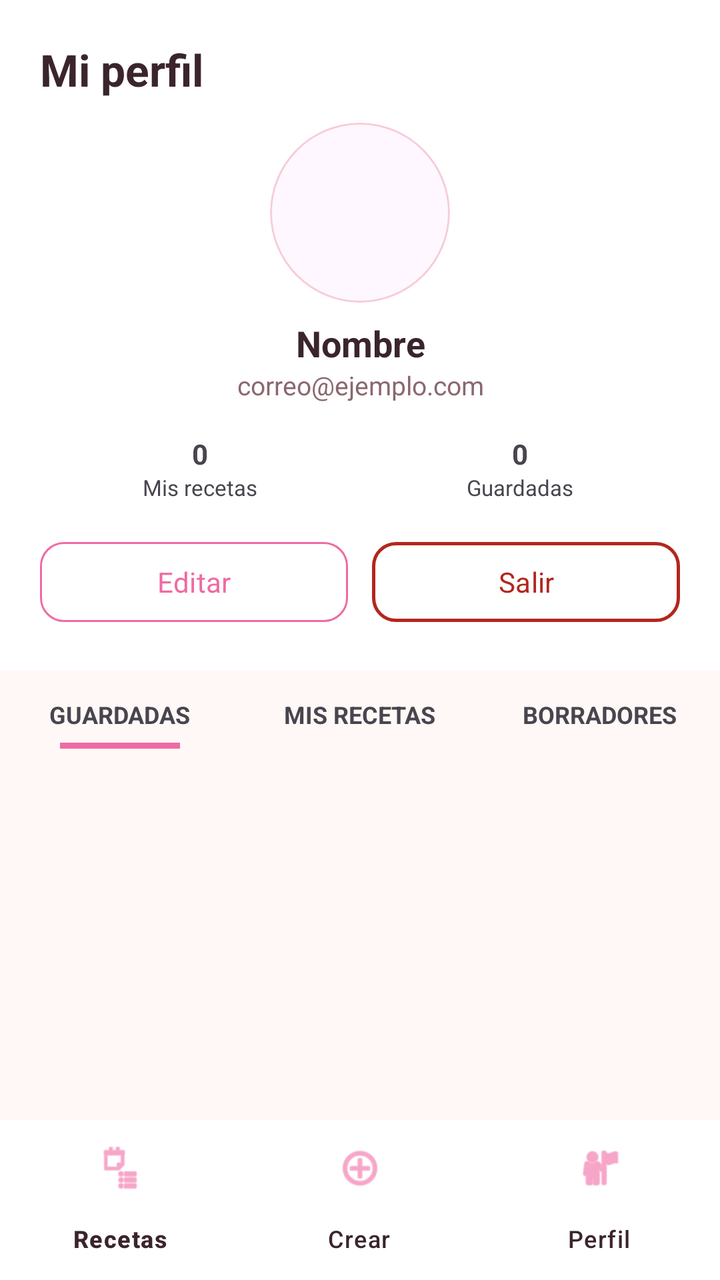
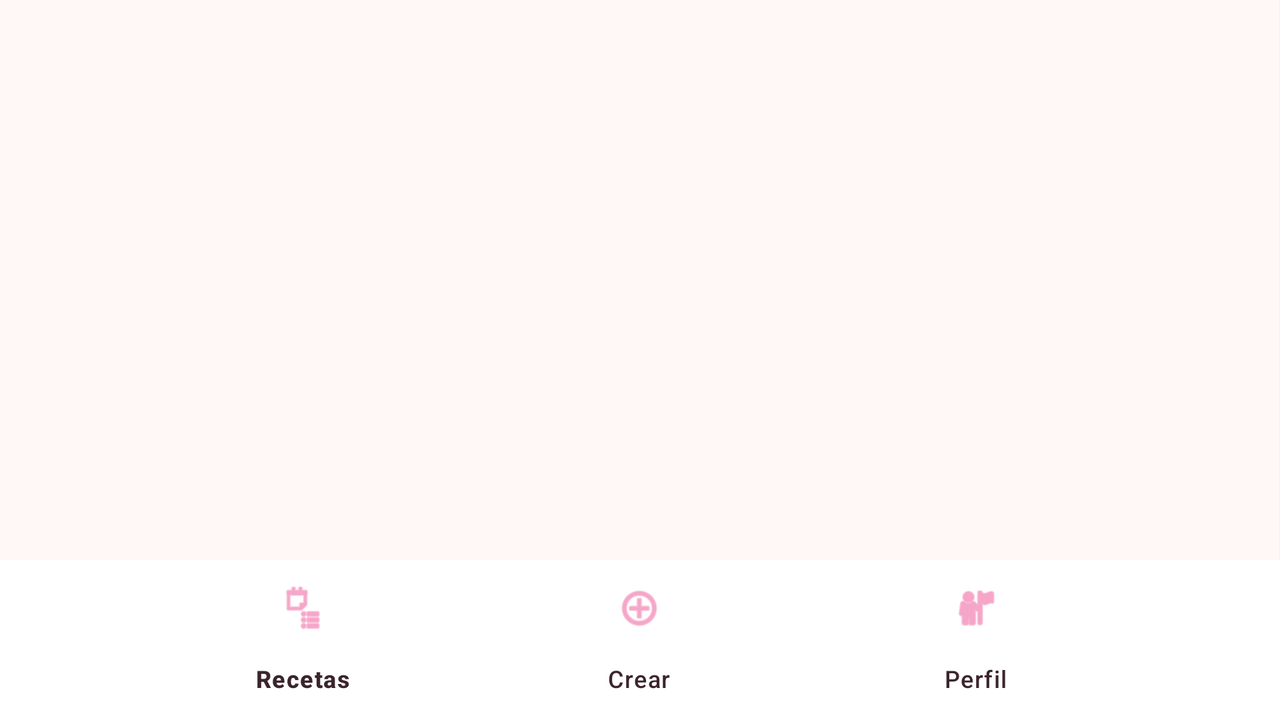

Two renders of one Android screen. The first uses the default layout on a phone; the second uses the alternative layout the repository ships for a different screen configuration, on a matching device. The two XML files are below.
<!-- AndroidManifest.xml: application theme Theme.Recetario -->
<!-- res/layout/activity_profile.xml -->
<?xml version="1.0" encoding="utf-8"?>
<androidx.coordinatorlayout.widget.CoordinatorLayout
    xmlns:android="http://schemas.android.com/apk/res/android"
    xmlns:app="http://schemas.android.com/apk/res-auto"
    xmlns:tools="http://schemas.android.com/tools"
    android:id="@+id/rootProfile"
    android:layout_width="match_parent"
    android:layout_height="match_parent"
    android:background="@color/recipe_background"
    android:fitsSystemWindows="true">

    <com.google.android.material.appbar.AppBarLayout
        android:layout_width="match_parent"
        android:layout_height="wrap_content"
        android:background="@color/recipe_surface"
        app:elevation="2dp">

        <LinearLayout
            android:id="@+id/profileHeader"
            android:layout_width="match_parent"
            android:layout_height="wrap_content"
            android:orientation="vertical"
            android:padding="20dp">

            <TextView
                android:layout_width="wrap_content"
                android:layout_height="wrap_content"
                android:text="Mi perfil"
                android:textColor="@color/recipe_text_primary"
                android:textSize="22sp"
                android:textStyle="bold" />

            <com.google.android.material.card.MaterialCardView
                android:layout_width="90dp"
                android:layout_height="90dp"
                android:layout_gravity="center_horizontal"
                android:layout_marginTop="12dp"
                app:cardCornerRadius="45dp"
                app:cardElevation="0dp"
                app:strokeColor="@color/recipe_outline"
                app:strokeWidth="1dp">
                <ImageView
                    android:id="@+id/imgFotoPerfil"
                    android:layout_width="match_parent"
                    android:layout_height="match_parent"
                    android:scaleType="centerCrop"
                    android:src="@android:drawable/sym_def_app_icon" />
            </com.google.android.material.card.MaterialCardView>

            <TextView
                android:id="@+id/txtNombreUsuario"
                android:layout_width="match_parent"
                android:layout_height="wrap_content"
                android:layout_marginTop="8dp"
                android:gravity="center"
                android:text="Nombre"
                android:textColor="@color/recipe_text_primary"
                android:textSize="18sp"
                android:textStyle="bold" />

            <TextView
                android:id="@+id/txtCorreoUsuario"
                android:layout_width="match_parent"
                android:layout_height="wrap_content"
                android:gravity="center"
                android:text="correo@ejemplo.com"
                android:textColor="@color/recipe_text_secondary"
                android:textSize="13sp" />

            <LinearLayout
                android:layout_width="match_parent"
                android:layout_height="wrap_content"
                android:layout_marginTop="16dp"
                android:orientation="horizontal">
                <LinearLayout
                    android:layout_width="0dp"
                    android:layout_height="wrap_content"
                    android:layout_weight="1"
                    android:gravity="center"
                    android:orientation="vertical">
                    <TextView android:id="@+id/txtCantidadRecetas" android:layout_width="wrap_content" android:layout_height="wrap_content" android:text="0" android:textStyle="bold" />
                    <TextView android:layout_width="wrap_content" android:layout_height="wrap_content" android:text="Mis recetas" android:textSize="11sp" />
                </LinearLayout>
                <LinearLayout
                    android:layout_width="0dp"
                    android:layout_height="wrap_content"
                    android:layout_weight="1"
                    android:gravity="center"
                    android:orientation="vertical">
                    <TextView android:id="@+id/txtFavoritas" android:layout_width="wrap_content" android:layout_height="wrap_content" android:text="0" android:textStyle="bold" />
                    <TextView android:layout_width="wrap_content" android:layout_height="wrap_content" android:text="Guardadas" android:textSize="11sp" />
                </LinearLayout>
            </LinearLayout>

            <LinearLayout
                android:layout_width="match_parent"
                android:layout_height="wrap_content"
                android:layout_marginTop="16dp"
                android:orientation="horizontal">
                <com.google.android.material.button.MaterialButton
                    android:id="@+id/btnEditarPerfil"
                    style="@style/Widget.Material3.Button.OutlinedButton"
                    android:layout_width="0dp"
                    android:layout_weight="1"
                    android:layout_marginEnd="6dp"
                    android:layout_height="wrap_content"
                    android:text="Editar"
                    android:textAllCaps="false"
                    app:cornerRadius="12dp"
                    app:strokeColor="@color/recipe_primary" />
                <com.google.android.material.button.MaterialButton
                    android:id="@+id/btnCerrarSesion"
                    style="@style/Widget.Material3.Button.OutlinedButton"
                    android:layout_width="0dp"
                    android:layout_weight="1"
                    android:layout_marginStart="6dp"
                    android:layout_height="wrap_content"
                    android:text="Salir"
                    android:textColor="@color/recipe_error"
                    app:strokeColor="@color/recipe_error"
                    app:strokeWidth="1.5dp"
                    android:textAllCaps="false"
                    app:cornerRadius="12dp" />
            </LinearLayout>
        </LinearLayout>

        <LinearLayout
            android:id="@+id/profileTabsBar"
            android:layout_width="match_parent"
            android:layout_height="wrap_content"
            android:orientation="horizontal"
            android:background="@color/recipe_background">
            <LinearLayout android:id="@+id/tabGuardadas" android:layout_width="0dp" android:layout_height="wrap_content" android:layout_weight="1" android:gravity="center" android:orientation="vertical" android:paddingVertical="14dp" android:clickable="true" android:focusable="true">
                <TextView android:id="@+id/txtTabGuardadas" android:layout_width="wrap_content" android:layout_height="wrap_content" android:text="GUARDADAS" android:textStyle="bold" android:textSize="12sp" />
                <View android:id="@+id/indicatorGuardadas" android:layout_width="60dp" android:layout_height="3dp" android:layout_marginTop="6dp" android:background="@color/recipe_primary" />
            </LinearLayout>
            <LinearLayout android:id="@+id/tabMisRecetas" android:layout_width="0dp" android:layout_height="wrap_content" android:layout_weight="1" android:gravity="center" android:orientation="vertical" android:paddingVertical="14dp" android:clickable="true" android:focusable="true">
                <TextView android:id="@+id/txtTabMisRecetas" android:layout_width="wrap_content" android:layout_height="wrap_content" android:text="MIS RECETAS" android:textStyle="bold" android:textSize="12sp" />
                <View android:id="@+id/indicatorMisRecetas" android:layout_width="60dp" android:layout_height="3dp" android:layout_marginTop="6dp" android:background="@color/recipe_primary" android:visibility="invisible" />
            </LinearLayout>
            <LinearLayout android:id="@+id/tabBorradores" android:layout_width="0dp" android:layout_height="wrap_content" android:layout_weight="1" android:gravity="center" android:orientation="vertical" android:paddingVertical="14dp" android:clickable="true" android:focusable="true">
                <TextView android:id="@+id/txtTabBorradores" android:layout_width="wrap_content" android:layout_height="wrap_content" android:text="BORRADORES" android:textStyle="bold" android:textSize="12sp" />
                <View android:id="@+id/indicatorBorradores" android:layout_width="60dp" android:layout_height="3dp" android:layout_marginTop="6dp" android:background="@color/recipe_primary" android:visibility="invisible" />
            </LinearLayout>
        </LinearLayout>
    </com.google.android.material.appbar.AppBarLayout>

    <androidx.viewpager2.widget.ViewPager2
        android:id="@+id/viewPagerProfile"
        android:layout_width="match_parent"
        android:layout_height="match_parent"
        app:layout_behavior="@string/appbar_scrolling_view_behavior" />

    <include layout="@layout/layout_navigation_bar" />

</androidx.coordinatorlayout.widget.CoordinatorLayout>
<!-- res/layout/layout_navigation_bar.xml (included above) -->
<?xml version="1.0" encoding="utf-8"?>
<com.google.android.material.bottomnavigation.BottomNavigationView
    xmlns:android="http://schemas.android.com/apk/res/android"
    xmlns:app="http://schemas.android.com/apk/res-auto"
    android:id="@+id/bottomNavigation"
    android:layout_width="match_parent"
    android:layout_height="wrap_content"
    android:layout_gravity="bottom"
    android:background="@color/recipe_surface"
    app:itemIconTint="@color/recipe_primary"
    app:itemTextColor="@color/recipe_text_primary"
    app:labelVisibilityMode="labeled"
    app:menu="@menu/bottom_navigation_menu" />
<!-- resources referenced by this layout -->
<resources>
  <color name="recipe_background">#FFF8F6</color>
  <color name="recipe_error">#B3261E</color>
  <color name="recipe_outline">#F6CDD7</color>
  <color name="recipe_primary">#F06AA3</color>
  <color name="recipe_surface">#FFFFFFFF</color>
  <color name="recipe_text_primary">#3B252C</color>
  <color name="recipe_text_secondary">#8A6870</color>
  <style name="Theme.Recetario" parent="Base.Theme.Recetario" />
  <style name="Base.Theme.Recetario" parent="Theme.Material3.DayNight.NoActionBar">
          <item name="colorPrimary">@color/recipe_primary</item>
          <item name="colorOnPrimary">@color/white</item>
          <item name="colorSecondary">@color/recipe_secondary</item>
          <item name="colorOnSecondary">@color/white</item>
          <item name="android:windowBackground">@color/recipe_background</item>
          <item name="android:windowLightStatusBar">true</item>
          <item name="android:navigationBarColor">@color/recipe_surface</item>
          <item name="android:windowLightNavigationBar">true</item>
          <item name="android:enforceNavigationBarContrast" tools:targetApi="q">false</item>
          <item name="android:navigationBarDividerColor">@color/recipe_surface</item>
          <item name="android:statusBarColor">@color/recipe_background</item>
          <item name="android:fontFamily">sans-serif</item>
      </style>
  <color name="white">#FFFFFFFF</color>
  <color name="recipe_secondary">#F4A54D</color>
</resources>
<!-- res/layout-land/activity_profile.xml (the repository's variant of the layout above) -->
<!-- drawn on the phone turned sideways -->
<?xml version="1.0" encoding="utf-8"?>
<androidx.coordinatorlayout.widget.CoordinatorLayout
    xmlns:android="http://schemas.android.com/apk/res/android"
    xmlns:app="http://schemas.android.com/apk/res-auto"
    xmlns:tools="http://schemas.android.com/tools"
    android:id="@+id/rootProfile"
    android:layout_width="match_parent"
    android:layout_height="match_parent"
    android:background="@color/recipe_background"
    android:fitsSystemWindows="true">

    <LinearLayout
        android:layout_width="match_parent"
        android:layout_height="match_parent"
        android:orientation="horizontal">

        <include layout="@layout/layout_navigation_bar" />

        <LinearLayout
            android:id="@+id/profileHeader"
            android:layout_width="320dp"
            android:layout_height="match_parent"
            android:background="@color/recipe_surface"
            android:elevation="1dp"
            android:orientation="vertical"
            android:padding="20dp">

            <TextView
                android:layout_width="wrap_content"
                android:layout_height="wrap_content"
                android:text="Mi perfil"
                android:textColor="@color/recipe_text_primary"
                android:textSize="20sp"
                android:textStyle="bold" />

            <com.google.android.material.card.MaterialCardView
                android:layout_width="84dp"
                android:layout_height="84dp"
                android:layout_gravity="center_horizontal"
                android:layout_marginTop="16dp"
                app:cardCornerRadius="42dp"
                app:cardElevation="0dp"
                app:strokeColor="@color/recipe_outline"
                app:strokeWidth="1dp">
                <ImageView
                    android:id="@+id/imgFotoPerfil"
                    android:layout_width="match_parent"
                    android:layout_height="match_parent"
                    android:scaleType="centerCrop"
                    android:src="@android:drawable/sym_def_app_icon" />
            </com.google.android.material.card.MaterialCardView>

            <TextView
                android:id="@+id/txtNombreUsuario"
                android:layout_width="match_parent"
                android:layout_height="wrap_content"
                android:layout_marginTop="12dp"
                android:gravity="center"
                android:text="Nombre"
                android:textColor="@color/recipe_text_primary"
                android:textSize="18sp"
                android:textStyle="bold" />

            <TextView
                android:id="@+id/txtCorreoUsuario"
                android:layout_width="match_parent"
                android:layout_height="wrap_content"
                android:gravity="center"
                android:text="correo@ejemplo.com"
                android:textColor="@color/recipe_text_secondary"
                android:textSize="13sp" />

            <LinearLayout
                android:layout_width="match_parent"
                android:layout_height="wrap_content"
                android:layout_marginTop="20dp"
                android:orientation="horizontal">
                <LinearLayout android:layout_width="0dp" android:layout_height="wrap_content" android:layout_weight="1" android:gravity="center" android:orientation="vertical">
                    <TextView android:id="@+id/txtCantidadRecetas" android:layout_width="wrap_content" android:layout_height="wrap_content" android:text="0" android:textStyle="bold" />
                    <TextView android:layout_width="wrap_content" android:layout_height="wrap_content" android:text="Mis recetas" android:textSize="11sp" />
                </LinearLayout>
                <LinearLayout android:layout_width="0dp" android:layout_height="wrap_content" android:layout_weight="1" android:gravity="center" android:orientation="vertical">
                    <TextView android:id="@+id/txtFavoritas" android:layout_width="wrap_content" android:layout_height="wrap_content" android:text="0" android:textStyle="bold" />
                    <TextView android:layout_width="wrap_content" android:layout_height="wrap_content" android:text="Guardadas" android:textSize="11sp" />
                </LinearLayout>
            </LinearLayout>

            <View android:layout_width="match_parent" android:layout_height="0dp" android:layout_weight="1" />

            <LinearLayout
                android:layout_width="match_parent"
                android:layout_height="wrap_content"
                android:orientation="horizontal"
                android:layout_marginTop="16dp">
                <com.google.android.material.button.MaterialButton
                    android:id="@+id/btnEditarPerfil"
                    style="@style/Widget.MaterialComponents.Button.OutlinedButton"
                    android:layout_width="0dp"
                    android:layout_height="wrap_content"
                    android:layout_weight="1"
                    android:layout_marginEnd="6dp"
                    android:text="Editar"
                    android:textAllCaps="false"
                    android:textSize="12sp"
                    app:cornerRadius="12dp"
                    app:strokeColor="@color/recipe_primary"
                    app:strokeWidth="1dp" />

                <com.google.android.material.button.MaterialButton
                    android:id="@+id/btnCerrarSesion"
                    style="@style/Widget.MaterialComponents.Button.OutlinedButton"
                    android:layout_width="0dp"
                    android:layout_height="wrap_content"
                    android:layout_weight="1"
                    android:layout_marginStart="6dp"
                    android:text="Salir"
                    android:textColor="@color/recipe_error"
                    app:strokeColor="@color/recipe_error"
                    app:strokeWidth="1dp"
                    android:textAllCaps="false"
                    android:textSize="12sp"
                    app:cornerRadius="12dp" />
            </LinearLayout>
        </LinearLayout>

        <LinearLayout
            android:layout_width="0dp"
            android:layout_height="match_parent"
            android:layout_weight="1"
            android:orientation="vertical">

            <LinearLayout
                android:id="@+id/profileTabsBar"
                android:layout_width="match_parent"
                android:layout_height="wrap_content"
                android:orientation="horizontal"
                android:background="@color/recipe_background">
                <LinearLayout android:id="@+id/tabGuardadas" android:layout_width="0dp" android:layout_height="wrap_content" android:layout_weight="1" android:gravity="center" android:orientation="vertical" android:paddingVertical="14dp" android:clickable="true" android:focusable="true">
                    <TextView android:id="@+id/txtTabGuardadas" android:layout_width="wrap_content" android:layout_height="wrap_content" android:text="GUARDADAS" android:textStyle="bold" android:textSize="12sp" />
                    <View android:id="@+id/indicatorGuardadas" android:layout_width="60dp" android:layout_height="3dp" android:layout_marginTop="6dp" android:background="@color/recipe_primary" />
                </LinearLayout>
                <LinearLayout android:id="@+id/tabMisRecetas" android:layout_width="0dp" android:layout_height="wrap_content" android:layout_weight="1" android:gravity="center" android:orientation="vertical" android:paddingVertical="14dp" android:clickable="true" android:focusable="true">
                    <TextView android:id="@+id/txtTabMisRecetas" android:layout_width="wrap_content" android:layout_height="wrap_content" android:text="MIS RECETAS" android:textStyle="bold" android:textSize="12sp" />
                    <View android:id="@+id/indicatorMisRecetas" android:layout_width="60dp" android:layout_height="3dp" android:layout_marginTop="6dp" android:background="@color/recipe_primary" android:visibility="invisible" />
                </LinearLayout>
                <LinearLayout android:id="@+id/tabBorradores" android:layout_width="0dp" android:layout_height="wrap_content" android:layout_weight="1" android:gravity="center" android:orientation="vertical" android:paddingVertical="14dp" android:clickable="true" android:focusable="true">
                    <TextView android:id="@+id/txtTabBorradores" android:layout_width="wrap_content" android:layout_height="wrap_content" android:text="BORRADORES" android:textStyle="bold" android:textSize="12sp" />
                    <View android:id="@+id/indicatorBorradores" android:layout_width="60dp" android:layout_height="3dp" android:layout_marginTop="6dp" android:background="@color/recipe_primary" android:visibility="invisible" />
                </LinearLayout>
            </LinearLayout>

            <androidx.viewpager2.widget.ViewPager2
                android:id="@+id/viewPagerProfile"
                android:layout_width="match_parent"
                android:layout_height="match_parent" />
        </LinearLayout>
    </LinearLayout>
</androidx.coordinatorlayout.widget.CoordinatorLayout>
